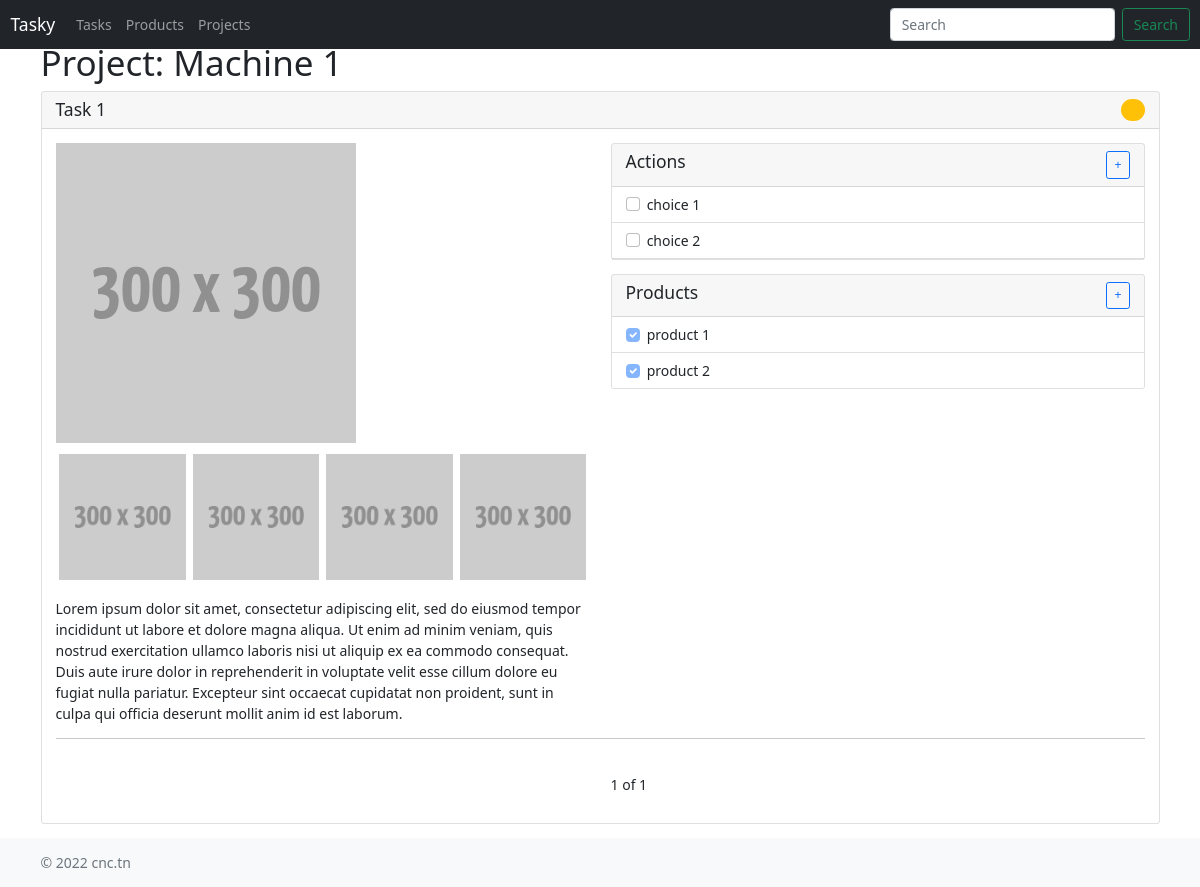
Screenshot of /project/1/task/1 with the database file from the repository.
### app.py (models this page shows, shortened)
class Projects(Base):
    __tablename__ = "projects"
    id = Column(Integer, primary_key=True)
    name = Column(String)
    description = Column(String)
    tasktracings = relationship("TaskTracing", back_populates="project")

class Tasks(Base):
    __tablename__ = "tasks"
    id = Column(Integer, primary_key=True)
    name = Column(String)
    description = Column(String)
    choices = relationship("Choices", back_populates="task")
    related_products = relationship("RelatedProducts", back_populates="task")

class Choices(Base):
    __tablename__ = "choices"
    id = Column(Integer, primary_key=True)
    name = Column(String)
    description = Column(String)
    task_id = Column(Integer, ForeignKey("tasks.id"))
    task = relationship("Tasks", back_populates="choices")

class RelatedProducts(Base):
    __tablename__ = "related_products"
    id = Column(Integer, primary_key=True)
    task_id = Column(Integer, ForeignKey("tasks.id"))
    product_id = Column(Integer, ForeignKey("products.id"))
    task = relationship("Tasks", back_populates="related_products")
    product = relationship("Products", back_populates="related_products")

class Products(Base):
    __tablename__ = "products"
    id = Column(Integer, primary_key=True)
    name = Column(String)
    description = Column(String)
    related_products = relationship("RelatedProducts", back_populates="product")

### app.py (the view)
@app.route("/project/<int:project_id>/task/<int:task_id>", methods=["GET"])
def get_task_of_project(project_id, task_id):
    tasktracing = (
        session.query(TaskTracing)
        .filter(TaskTracing.project_id == project_id, TaskTracing.task_id == task_id)
        .first()
    )
    if not tasktracing:
        abort(404)
    return render_template(
        "tasktracing.html",
        tasktracing=tasktracing,
        previous_page=0,
        next_page=2,
        lenght=1,
        page=1,
    )

### web/templates/tasktracing.html (shortened to what this page needs)
{% extends 'base.html' %}
{% block content %}
<div class="row">
  <div class="col">
    <h1>Project: {{tasktracing.project.name}}</h1>
  </div>
</div>
{% with task = tasktracing.task %} {% include 'task.html' %} {% endwith %} {%
endblock %}

### web/templates/task.html (shortened to what this page needs)
<div class="row">
  <div class="col-12 mb-3">
    <div class="card">
      <h5 class="card-header">
        {{task.name}}
        <span class="float-end badge rounded-pill bg-warning text-dark">
          &nbsp;&nbsp;</span
        >
      </h5>
      <div class="card-body">
        <div class="row mb-3">
          <div class="col">
            <div class="row">
              <div class="col gallery">
                <img
                  src="{{url_for('static', filename='img/300.png' )}}"
                  width="300"
                  alt="..."
                />
              </div>
              <div class="d-flex align-content-between flex-wrap mt-2 gallery">
                {% for i in range(4) %}
                <div class="w-25 p-1">
                  <img
                    src="{{url_for('static', filename='img/300.png' )}}"
                    alt="..."
                    class="w-100"
                  />
                </div>
                {% endfor %}
              </div>
            </div>
            <p class="card-text mt-3">{{task.description}}</p>
          </div>
          <div class="col">
            <div class="row">
              <div class="col">
                <div class="card">
                  <h5 class="card-header">
                    Actions
                    <a
                      href="#"
                      class="btn btn-outline-primary btn-sm float-end"
                      data-bs-toggle="modal"
                      data-bs-target="#exampleModal"
                    >
                      +
                    </a>
                  </h5>
                  <ul class="list-group list-group-flush">
                    {% for choice in task.choices %}
                    <li class="list-group-item">
                      <input
                        class="form-check-input me-1"
                        type="checkbox"
                        value=""
                        aria-label="..."
                      />
                      {{choice.name}}
                    </li>
                    {% endfor %}
                  </ul>
                </div>
              </div>
            </div>
            <div class="row mt-3">
              <div class="col">
                <div class="card">
                  <h5 class="card-header">
                    Products
                    <a
                      href="#"
                      class="btn btn-outline-primary btn-sm float-end"
                      data-bs-toggle="modal"
                      data-bs-target="#add_related_product"
                      onclick="get_products_json('{{task.id}}')"
                    >
                      +
                    </a>
                  </h5>
                  <ul class="list-group list-group-flush">
                    {% for related_product in task.related_products %}
                    <li class="list-group-item">
                      <input
                        class="form-check-input me-1"
                        type="checkbox"
                        checked
                        value=""
                        aria-label="..."
                        disabled
                      />
                      {{related_product.product.name}}
                    </li>
                    {% endfor %}
                  </ul>
                </div>
              </div>
            </div>
          </div>
        </div>
        <hr />
        <div class="row mb-3">
          <div class="col">
          </div>
          <div class="col">
            <br />
            {{page}} of {{lenght}}
          </div>
        </div>
      </div>
    </div>
  </div>
</div>

### web/templates/base.html (style rules this page uses)
html { font-size: 14px; }

### rows the page displays
Projects: project.name "Machine 1"
Tasks: name "Task 1", description "Lorem ipsum dolor sit amet, consectetur adipiscing elit, sed do eiusmod tempor incididunt ut labore et dolore magna aliqua. Ut enim ad minim veniam, quis nostrud exercitation ullamco laboris nisi ut aliquip ex ea commodo consequat. Duis aute irure dolor in reprehenderit in voluptate velit esse cillum dolore eu fugiat nulla pariatur. Excepteur sint occaecat cupidatat non proident, sunt in culpa qui officia deserunt mollit anim id est laborum."
Choices: name "choice 1"
Choices: name "choice 2"
RelatedProducts: product.name "product 1"
RelatedProducts: product.name "product 2"

### other values shown
{{ page }} "1"
{{ lenght }} "1"
